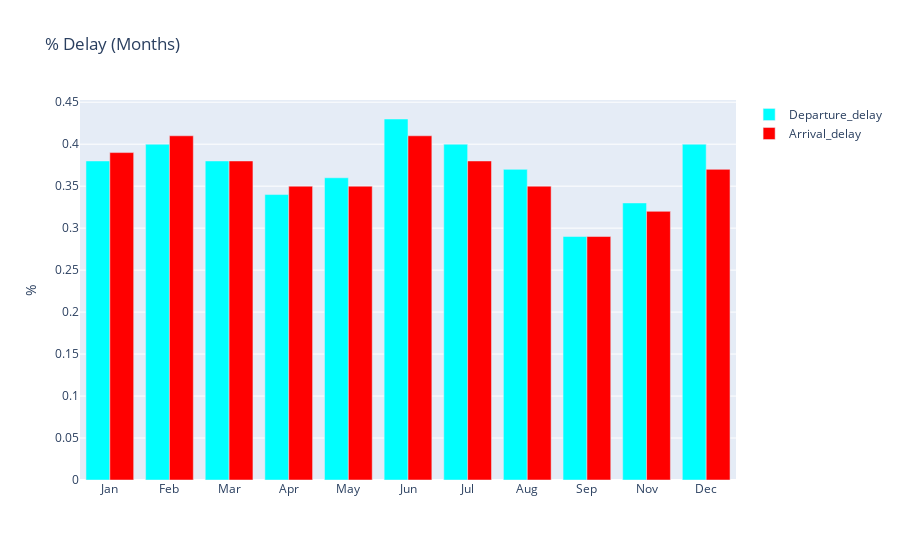

Source (notebook cell):
### Code cell
df['dep_delay'] = np.where(df.DEPARTURE_DELAY>0,1,0)
df['arr_delay'] = np.where(df.ARRIVAL_DELAY>0,1,0)
dff = df.groupby('MONTH').dep_delay.mean().round(2)

dff.index = dff.index.map(month)
trace1 = go.Bar(
    x=dff.index,
    y=dff.values,
    name = 'Departure_delay',
    marker = dict(
        color = 'aqua'
    )
)

dff = df.groupby('MONTH').arr_delay.mean().round(2)
dff.index = dff.index.map(month)

trace2 = go.Bar(
    x=dff.index,
    y=dff.values,
    name='Arrival_delay',
    marker=dict(
        color = 'red'
    )
)

data = [trace1,trace2]
layout = go.Layout(
    title='% Delay (Months)', 
    yaxis = dict(title = '%')
)

fig = go.Figure(data=data, layout=layout)
py.iplot(fig)

### Figure 1 — Plotly figure (JSON) as saved in the notebook; plotly's stock layout.template omitted (floating-point values rounded to 4 significant figures)
{"data": [{"marker": {"color": "aqua"}, "name": "Departure_delay", "type": "bar", "x": ["Jan", "Feb", "Mar", "Apr", "May", "Jun", "Jul", "Aug", "Sep", "Nov", "Dec"], "y": [0.38, 0.4, 0.38, 0.34, 0.36, 0.43, 0.4, 0.37, 0.29, 0.33, 0.4]}, {"marker": {"color": "red"}, "name": "Arrival_delay", "type": "bar", "x": ["Jan", "Feb", "Mar", "Apr", "May", "Jun", "Jul", "Aug", "Sep", "Nov", "Dec"], "y": [0.39, 0.41, 0.38, 0.35, 0.35, 0.41, 0.38, 0.35, 0.29, 0.32, 0.37]}], "layout": {"title": {"text": "% Delay (Months)"}, "yaxis": {"title": {"text": "%"}}}}
